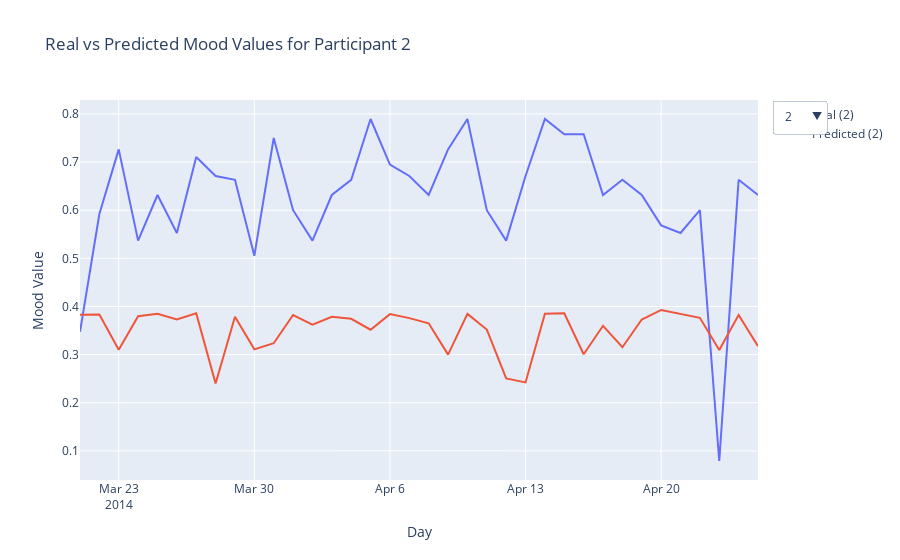
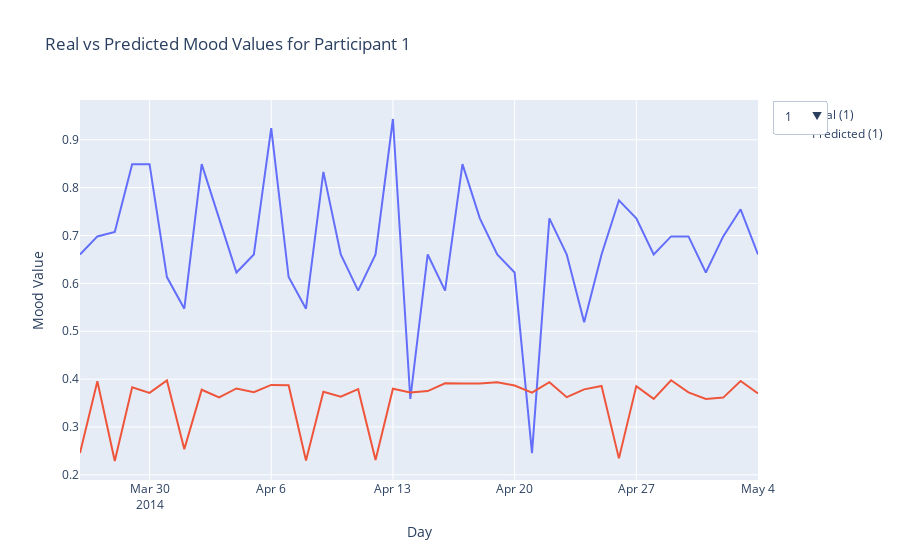

Write notebook code for charts like these, in order.
### Markdown cell above
### Plot predictions

### Code cell
# Call the function to predict and plot
predict_and_plot(model, train_loader, train_dataset, target_scaler=scaler_target, show_plot=True, save_html=True, title="train", scaler_type=SCALER_TYPE)
predict_and_plot(model, test_loader, test_dataset, target_scaler=scaler_target, show_plot=True, save_html=True, title="test", scaler_type=SCALER_TYPE)
